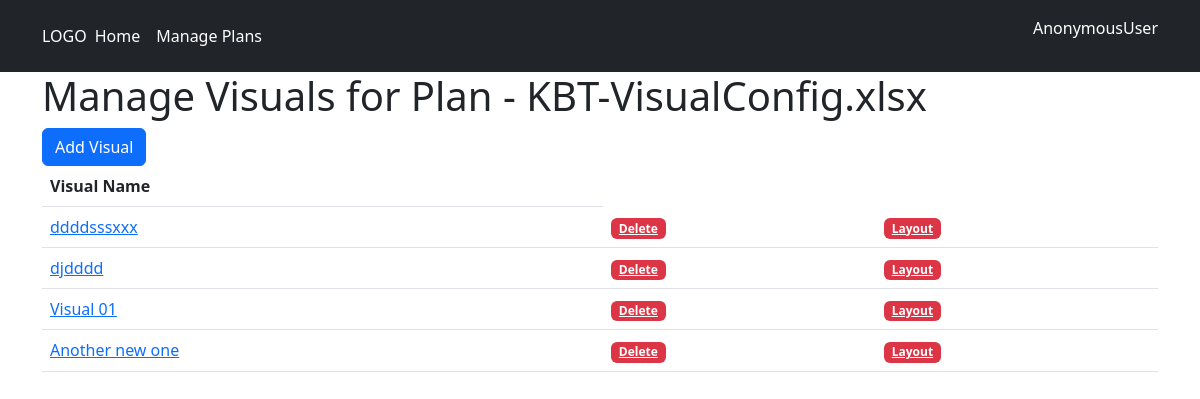
The app's page /pv/manage-visuals/26/ with its own data.
### plan_visualiser_django/models.py (models this page shows, shortened)
class Plan(models.Model):
    user = models.ForeignKey(settings.AUTH_USER_MODEL, on_delete=models.CASCADE)
    original_file_name = models.CharField(max_length=100)
    file = models.FileField(upload_to="plan_files", null=True)
    file_type = models.ForeignKey(FileType, on_delete=models.CASCADE)
    class Meta:
        constraints: list[UniqueConstraint] = \
            [UniqueConstraint(fields=['user', 'original_file_name'], name="unique_filename_for_user")]

class PlanVisual(models.Model):
    plan = models.ForeignKey(Plan, on_delete=models.CASCADE, null=False)
    name = models.CharField(max_length=100)
    width = models.FloatField(default=30)
    max_height = models.FloatField(default=20)
    include_title = models.BooleanField(default=True)

### plan_visualiser_django/views.py (the view)
# urls.py: path("manage-visuals/<int:plan_id>/", views.manage_visuals, name='manage_visuals'),
def manage_visuals(request, plan_id):
    plan_record = Plan.objects.get(id=plan_id)
    plan_visuals = plan_record.planvisual_set.all()
    context = {
        'plan': plan_record,
        'visuals': plan_visuals
    }
    return render(request, "plan_visualiser_django/pv_manage_visuals.html", context)

### templates/plan_visualiser_django/pv_manage_visuals.html
{% extends "plan_visualiser_django/pv_base.html" %}
{% block page_heading %}Manage Visuals for Plan - {{ plan.original_file_name }}{% endblock %}
{% block main_content %}
    <button type="button" class="btn btn-primary" onclick="location.href='/pv/add-visual/{{ plan.id }}'">Add Visual</button>
    <table class="table">
        <thead>
            <tr>
                <th>Visual Name</th>
            </tr>
        </thead>
        <tbody>
        {% for visual in visuals %}
            <tr>
                <td><a href="/pv/edit-visual/{{ visual.id }}">{{ visual.name }}</a></td>
                <td><a href="/pv/delete-visual/{{ visual.id }}" class="badge bg-danger" onclick="return confirm('Are you sure you want to delete this visual?')">Delete</a></td>
                <td><a href="/pv/layout-visual/{{ visual.id }}" class="badge bg-danger">Layout</a></td>
            </tr>
        {% endfor %}
        </tbody>
    </table>
{% endblock %}

### records on screen
Plan: original_file_name "KBT-VisualConfig.xlsx"
PlanVisual: name "ddddsssxxx"
PlanVisual: name "djdddd"
PlanVisual: name "Visual 01"
PlanVisual: name "Another new one"

### other values on screen
{{ user }} "AnonymousUser"
